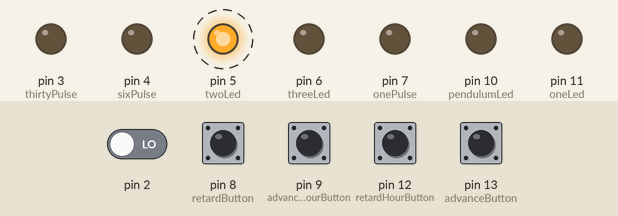
Bench run of a sketch on a simulated Arduino Uno, built with avr-gcc and run on an emulated ATmega328P. On the bench: output pins drawn as LEDs (lit = HIGH). Wiring (inferred from the names in the program): DS3231 clock at I2C address 0x68. Dashed ring = blinking. The inputs (shaded band) are chosen by the test bench; at power-on: pin 2, pin 8 (retardButton), pin 9 (advanceHourButton), pin 12 (retardHourButton), pin 13 (advanceButton) LOW. The local clock reads 2024-03-15 10:24:30 at power-on unless the sketch sets it.

Above: at 1.26 s.
1.3 s: pin 8 (retardButton) pulled HIGH for 0.15 s
At 2.5 s:
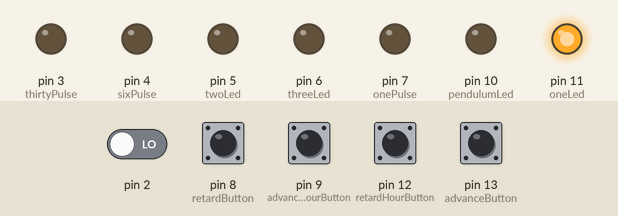
2.9 s: pin 2 driven HIGH
At 3.7 s:
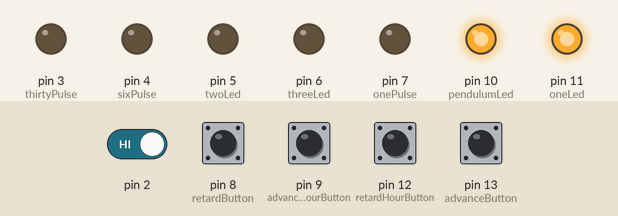
4.4 s: pin 8 (retardButton) pulled HIGH for 1 s
At 4.9 s:
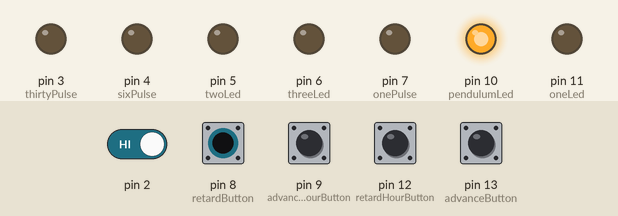
6.9 s: pin 9 (advanceHourButton) pulled HIGH for 0.15 s
At 8.1 s:
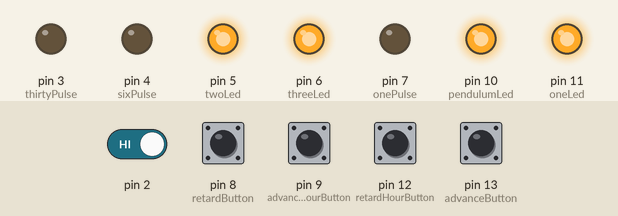
8.5 s: pin 9 (advanceHourButton) pulled HIGH for 1 s
At 9.3 s:
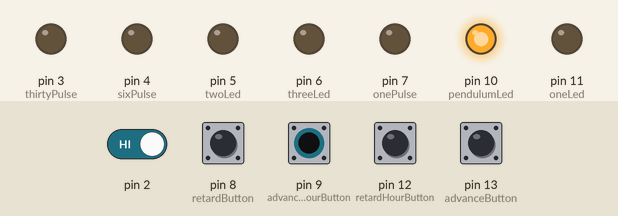
11.0 s: pin 12 (retardHourButton) pulled HIGH for 0.15 s
At 12.4 s:
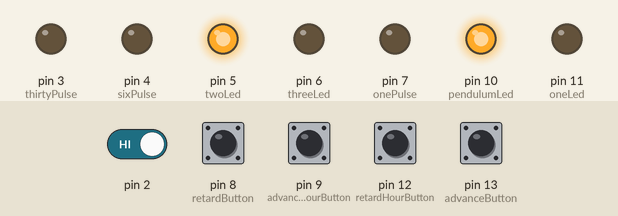
Timing chart, 0 to 13.6 s (numbered marks = the images above; inputs shaded):
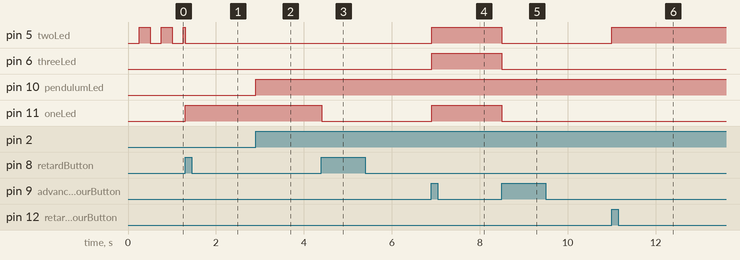

Measured:
- after the input at 1.3 s, pin 11 (oneLed): LOW → HIGH at once
- after the input at 2.9 s, pin 10 (pendulumLed): LOW → HIGH at once
- after the input at 4.4 s, pin 11 (oneLed): HIGH → LOW at once
- after the input at 6.9 s, pin 5 (twoLed), pin 6 (threeLed), pin 11 (oneLed): LOW → HIGH at once
- after the input at 8.5 s, pin 5 (twoLed), pin 6 (threeLed), pin 11 (oneLed): HIGH → LOW at once
- after the input at 11.0 s, pin 5 (twoLed): LOW → HIGH at once

The sketch:

impulse_generator.ino
```cpp
/*

    Impulse Generator v1.05 (9th May 2014)

*/

#include <Wire.h>
#include <Bounce2.h>

#define DS3231_I2C_ADDRESS 104     // DS3231 is I2C address 104

Bounce retardDebouncer = Bounce();
Bounce advanceDebouncer = Bounce();
Bounce retardHourDebouncer = Bounce();
Bounce advanceHourDebouncer = Bounce();

// CONFIGURATION ///////////////////////////////////////////////////
//
//#define DEBUG
const byte maxPulse = 30;          // Should be 30 unless debugging.
const byte pulseLength = 100;      // Pulse duration (ms).
const byte brightness = 255;       // Brightness level of LEDs.
//
////////////////////////////////////////////////////////////////////

// Interrupt
const byte clockInt = 0;           // Digital 2 is INT0

// Inputs
const byte retardButton = 8;
const byte advanceButton = 13;
const byte retardHourButton = 12;
const byte advanceHourButton = 9;

// Outputs
const byte onePulse = 7;
const byte sixPulse = 4;
const byte thirtyPulse = 3;
const byte pendulumLed = 10;
const byte threeLed = 6;
const byte twoLed = 5;
const byte oneLed = 11;

// Variables
byte seconds = 0;
unsigned long pulsedOneAt = 0;
unsigned long pulsedSixAt = 0;
unsigned long pulsedThirtyAt = 0;
unsigned long resetIndicatorFlashed = 0;
byte resetIndicatorState = 0;
byte buttonLockBy = 0;
int adjustment = 0;

boolean onePulseState, sixPulseState, thirtyPulseState, disableCounterLeds, retardButtonState, advanceButtonState, retardHourButtonState, advanceHourButtonState;

boolean clockSet = 0;
boolean pulsesEnabled = 1;
boolean pendulumLedState = 1;


// Setup ////////////////////////////////////////////////////////////
void setup()
{

  // Set control register to output square wave from DS3231
  Wire.beginTransmission(DS3231_I2C_ADDRESS);
  Wire.write(0x0E);
  Wire.write(B00000000);    // 1Hz = B00000000, 1024Hz = B00001000, 4096Hz = B00010000, 8192Hz = B00011000
  Wire.endTransmission();

  attachInterrupt(clockInt, clockControl, RISING);    // Interrupt occurs on rising SQW from DS3231

  // Inputs
  pinMode(retardButton,INPUT);
  pinMode(advanceButton,INPUT);
  pinMode(retardHourButton,INPUT);
  pinMode(advanceHourButton,INPUT);
  digitalWrite(retardButton,LOW);
  digitalWrite(advanceButton,LOW);
  digitalWrite(retardHourButton,LOW);
  digitalWrite(advanceHourButton,LOW);
  retardDebouncer.attach(retardButton);
  retardDebouncer.interval(5);
  advanceDebouncer.attach(advanceButton);
  advanceDebouncer.interval(5);
  retardHourDebouncer.attach(retardHourButton);
  retardHourDebouncer.interval(5);
  advanceHourDebouncer.attach(advanceHourButton);
  advanceHourDebouncer.interval(5);

  // Outputs
  pinMode(onePulse,OUTPUT);
  pinMode(sixPulse,OUTPUT);
  pinMode(thirtyPulse,OUTPUT);
  pinMode(pendulumLed,OUTPUT);
  pinMode(threeLed,OUTPUT);
  pinMode(twoLed,OUTPUT);
  pinMode(oneLed,OUTPUT);

  // Serial Debug
  #ifdef DEBUG
    Serial.begin(1200);
    #define DEBUG_PRINT(x) Serial.print(x)
    DEBUG_PRINT("\r\nR\r\n");
  #else
    #define DEBUG_PRINT(x)
  #endif

}


// Pulse ////////////////////////////////////////////////////////////
void pulse(byte pulseType) {

  if (pulsesEnabled) {

      if (pulseType == 1) {
        onePulseState = 1;
        digitalWrite(onePulse,HIGH);
        pulsedOneAt = millis();
      }

      if (pulseType == 6) {
        sixPulseState = 1;
        digitalWrite(sixPulse,HIGH);
        pulsedSixAt = millis();
      }

      if (pulseType == 30) {
        thirtyPulseState = 1;
        digitalWrite(thirtyPulse,HIGH);
        pulsedThirtyAt = millis();
      }

  }

}


// Pulse Control ////////////////////////////////////////////////////
void runPulses() {

  // One Second
   pulse(1);
   DEBUG_PRINT(seconds);

   // Six Seconds
   if ((seconds % 6) == 0) {
     pulse(6);
     DEBUG_PRINT(" -6- ");
   }

   // Thirty Seconds
   if (seconds == maxPulse) {
     pulse(30);
     DEBUG_PRINT("--30--\r\n");
   }

   // RAM Check
   #ifdef DEBUG
     if ((seconds % 6) == 0 && seconds != 30) {
       Serial.print("(");
       Serial.print(freeRam());
       Serial.print(") ");
     }
   #endif

}


// Interrupt on INT0 ////////////////////////////////////////////////
void clockControl()
{

  // Everything in here happens every second, unless the DS3231 has gone wild. :)
  seconds ++;

  if (adjustment == 0) {

    runPulses();

  } else {

    // Retard
    // Hold all pulses until cancelled.
    //// This is handled by changing to pulsesEnabled.

    // Advance
    // Trigger thirtyPulse every second until cancelled.
    if (adjustment == 9999) {
      pulse(30);
      seconds = 0;
    }

    // Retard Hour
    // Hold all pulses until adjustment has elapsed.
    if (adjustment < 0) {

      if (adjustment == -1) {
        disableCounterLeds = 0;
        analogWrite(twoLed,0);
        retardHourButtonState = 0;
        buttonLockBy = 0;
        DEBUG_PRINT("\r\n");
      }

      adjustment++;

    }

    // Advance Hour
    // Trigger thirtyPulse on odd seconds in addition to normal output.
    if (adjustment > 0 && adjustment != 9999) {

      runPulses();

      if ((seconds % 2) != 0) {
        pulse(30);
      }

      if (adjustment == 1) {
        disableCounterLeds = 0;
        analogWrite(oneLed,0);
        analogWrite(twoLed,0);
        analogWrite(threeLed,0);
        advanceHourButtonState = 0;
        buttonLockBy = 0;
        DEBUG_PRINT("\r\n");
      }

      adjustment--;

    }

  }


  if (seconds == maxPulse) seconds = 0;    // Counter Reset


  // Pendulum LEDs
  if (pendulumLedState) {
    analogWrite(pendulumLed,brightness);
    pendulumLedState = 0;
  } else {
    analogWrite(pendulumLed,0);
    pendulumLedState = 1;
  }

  // Countdown LEDs
  if (!disableCounterLeds && clockSet) {

    if (seconds == 27) {
      analogWrite(threeLed,brightness);
    } else {
      analogWrite(threeLed,0);
    }

    if (seconds == 28) {
      analogWrite(twoLed,brightness);
    } else {
      analogWrite(twoLed,0);
    }

    if (seconds == 29) {
      analogWrite(oneLed,brightness);
    } else {
      analogWrite(oneLed,0);
    }

  }

}


// Loop /////////////////////////////////////////////////////////////
void loop()
{


  //// End Pulses
  unsigned long runtime = millis();

  if (onePulseState == 1 && runtime - pulsedOneAt > pulseLength) {
    digitalWrite(onePulse,0);
    onePulseState = 0;
  }

  if (sixPulseState == 1 && runtime - pulsedSixAt > pulseLength) {
    digitalWrite(sixPulse,0);
    sixPulseState = 0;
  }

  if (thirtyPulseState == 1 && runtime - pulsedThirtyAt > pulseLength) {
    digitalWrite(thirtyPulse,0);
    thirtyPulseState = 0;
  }

  //// Clock Ready / Reset Indicator
  if (clockSet == 0) {
    if (runtime - resetIndicatorFlashed > 250) {
      resetIndicatorFlashed = runtime;
      if (resetIndicatorState == 0) {
        resetIndicatorState = brightness;
        analogWrite(twoLed,resetIndicatorState);
      } else {
        resetIndicatorState = 0;
        analogWrite(twoLed,resetIndicatorState);
      }
    }
  }

  //// Handle Buttons
  boolean retardChanged = retardDebouncer.update();
  boolean advanceChanged = advanceDebouncer.update();
  boolean retardHourChanged = retardHourDebouncer.update();
  boolean advanceHourChanged = advanceHourDebouncer.update();
  boolean someButtonInAction = 0;

  // The retard button halts all pulses.
  if (retardChanged) {

    int value = retardDebouncer.read();
    clockSet = 1;

    if (value == HIGH) {

      if (retardButtonState == 0 && buttonLockBy == 0) {

        pulsesEnabled = 0;
        disableCounterLeds = 1;
        analogWrite(oneLed,brightness);
        analogWrite(twoLed,0);
        analogWrite(threeLed,0);
        retardButtonState = 1;
        buttonLockBy = 1;

      } else if (retardButtonState == 1 && buttonLockBy != 0) {

        pulsesEnabled = 1;
        disableCounterLeds = 0;
        seconds = 0;
        analogWrite(oneLed,0);
        retardButtonState = 0;
        buttonLockBy = 0;
        DEBUG_PRINT("\r\n");

      }

    }

  }

  // The advance button forces all pulses every second.
  if (advanceChanged) {

    int value = advanceDebouncer.read();
    clockSet = 1;

    if (value == HIGH) {

      if (advanceButtonState == 0 && buttonLockBy == 0) {

        adjustment = 9999;
        disableCounterLeds = 1;
        analogWrite(oneLed,0);
        analogWrite(twoLed,0);
        analogWrite(threeLed,brightness);
        advanceButtonState = 1;
        buttonLockBy = 2;

      } else if (advanceButtonState == 1 && buttonLockBy !=0) {

        adjustment = 0;
        disableCounterLeds = 0;
        analogWrite(threeLed,0);
        advanceButtonState = 0;
        buttonLockBy = 0;
        DEBUG_PRINT("\r\n");

      }

    }

  }

  // The retard hour button halts all pulses for 3600 seconds.
  if (retardHourChanged) {

    int value = retardHourDebouncer.read();
    clockSet = 1;

    if (value == HIGH) {

      if (retardHourButtonState == 0 && buttonLockBy == 0) {

        adjustment = -3600;
        disableCounterLeds = 1;
        analogWrite(oneLed,0);
        analogWrite(twoLed,brightness);
        analogWrite(threeLed,0);
        retardHourButtonState = 1;
        buttonLockBy = 3;

      } else if (retardHourButtonState == 1 && buttonLockBy !=0) {

        adjustment = 0;
        disableCounterLeds = 0;
        analogWrite(twoLed,0);
        retardHourButtonState = 0;
        buttonLockBy = 0;

      }

    }

  }

  if (advanceHourChanged) {

    int value = advanceHourDebouncer.read();
    clockSet = 1;

    if (value == HIGH) {

      if (advanceHourButtonState == 0 && buttonLockBy == 0) {

        adjustment = 240;
        disableCounterLeds = 1;
        analogWrite(oneLed,brightness);
        analogWrite(twoLed,brightness);
        analogWrite(threeLed,brightness);
        advanceHourButtonState = 1;
        buttonLockBy = 4;

      } else if (advanceHourButtonState == 1 && buttonLockBy !=0) {

        adjustment = 0;
        disableCounterLeds = 0;
        analogWrite(oneLed,0);
        analogWrite(twoLed,0);
        analogWrite(threeLed,0);
        advanceHourButtonState = 0;
        buttonLockBy = 0;

      }

    }

  }

}


// RAM Check /////////////////////////////////////////////////////////////
#ifdef DEBUG
  int freeRam () {
    extern int __heap_start, *__brkval;
    int v;
    return (int) &v - (__brkval == 0 ? (int) &__heap_start : (int) __brkval);
  }
#endif
```
